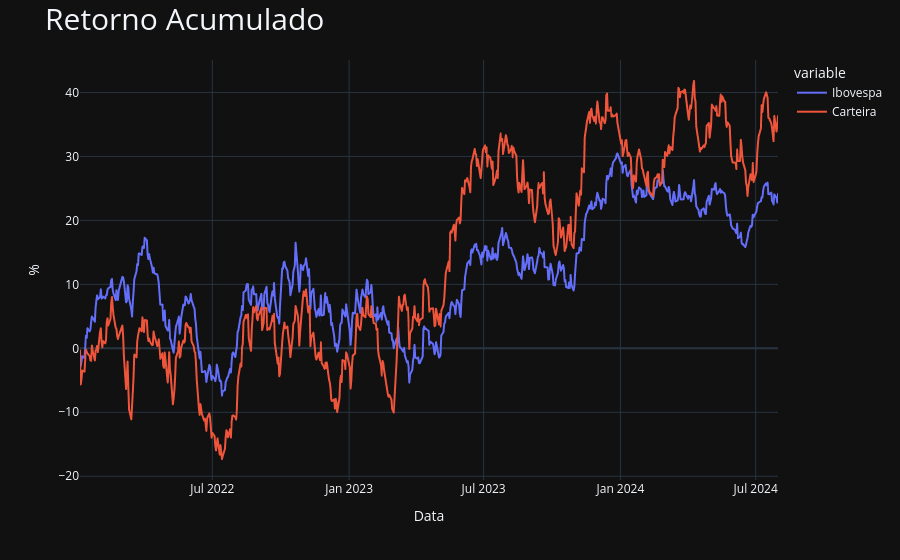
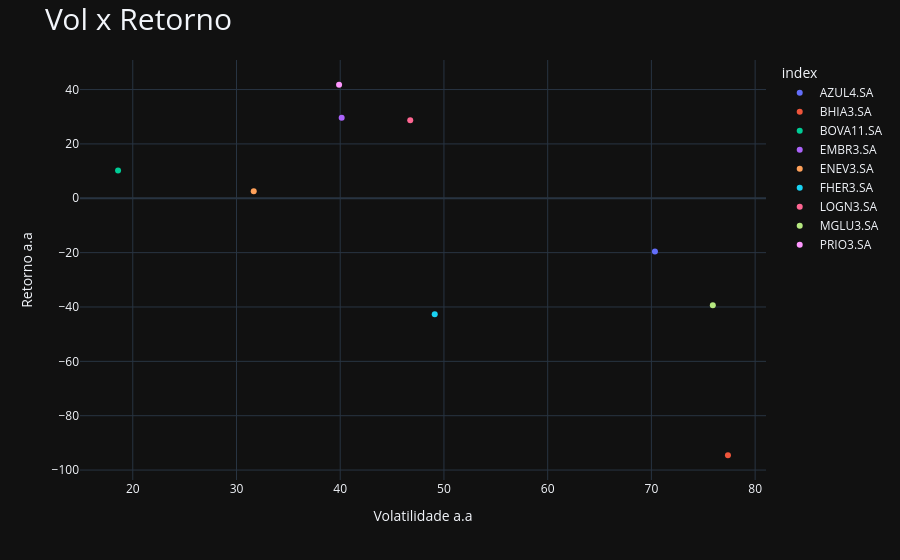

Source (notebook cell) for these figures, in order:
### Markdown cell above
## Parte 3: Gráficos &  Métricas

### Code cell
# calcula o retorno acumulado do portfólio ótimo
acumulado_carteira = (1 + retornos.dot(pesos_otimos)).cumprod() - 1
acumulado_carteira = acumulado_carteira * 100 # multiplica por 100 para melhor visualização

# calcula o retorno acumulado do ibovespa (BOVA11)
acumulado_ibov = (1 + retornos["BOVA11.SA"]).cumprod() - 1
acumulado_ibov = acumulado_ibov * 100

acumulado_total = pd.concat([acumulado_ibov,acumulado_carteira],axis=1)
acumulado_total.rename(columns={'BOVA11.SA':"Ibovespa",0:"Carteira"},inplace=True)
#acumulado_total.reset_index(inplace=True)

# desenha o gráfico de retorno acumulado para o período
grafico = px.line(acumulado_total,x=acumulado_total.index, y =["Ibovespa","Carteira"],template="plotly_dark") 
grafico.update_layout(title_font_size=30,title_text= "Retorno Acumulado",xaxis_title="Data",yaxis_title="%") # customização do gráfico
grafico.show()

# desenha o gráfico de Vol x Retorno
grafico_2 = px.scatter(ativos_info,x="Volatilidade Anualizada",y="Retornos Médios Anualizados",color=ativos_info.index,template="plotly_dark")
grafico_2.update_layout(title_font_size=30,title_text="Vol x Retorno",xaxis_title="Volatilidade a.a",yaxis_title="Retorno a.a")
grafico_2.show()

### Figure 1 — Plotly figure (JSON) as saved in the notebook; plotly's stock layout.template omitted (floating-point values rounded to 4 significant figures; data arrays with more than 128 entries replaced by an {"elided": "..."} marker saying what was removed)
{"data": [{"hovertemplate": "variable=Ibovespa<br>Date=%{x}<br>value=%{y}<extra></extra>", "legendgroup": "Ibovespa", "line": {"color": "#636efa", "dash": "solid"}, "marker": {"symbol": "circle"}, "mode": "lines", "name": "Ibovespa", "showlegend": true, "type": "scattergl", "x": {"elided": "644 str values"}, "xaxis": "x", "y": {"elided": "644 float values"}, "yaxis": "y"}, {"hovertemplate": "variable=Carteira<br>Date=%{x}<br>value=%{y}<extra></extra>", "legendgroup": "Carteira", "line": {"color": "#EF553B", "dash": "solid"}, "marker": {"symbol": "circle"}, "mode": "lines", "name": "Carteira", "showlegend": true, "type": "scattergl", "x": {"elided": "644 str values"}, "xaxis": "x", "y": {"elided": "644 float values"}, "yaxis": "y"}], "layout": {"autosize": true, "legend": {"title": {"text": "variable"}, "tracegroupgap": 0}, "margin": {"t": 60}, "title": {"font": {"size": 30}, "text": "Retorno Acumulado"}, "xaxis": {"anchor": "y", "autorange": true, "domain": [0, 1], "range": ["2022-01-04", "2024-07-31"], "title": {"text": "Data"}, "type": "date"}, "yaxis": {"anchor": "x", "autorange": true, "domain": [0, 1], "range": [-20.59, 45.08], "title": {"text": "%"}, "type": "linear"}}}

### Figure 2 — Plotly figure (JSON) as saved in the notebook; plotly's stock layout.template omitted (floating-point values rounded to 4 significant figures)
{"data": [{"hovertemplate": "index=AZUL4.SA<br>Volatilidade Anualizada=%{x}<br>Retornos Médios Anualizados=%{y}<extra></extra>", "legendgroup": "AZUL4.SA", "marker": {"color": "#636efa", "symbol": "circle"}, "mode": "markers", "name": "AZUL4.SA", "orientation": "v", "showlegend": true, "type": "scatter", "x": [70.34], "xaxis": "x", "y": [-19.61], "yaxis": "y"}, {"hovertemplate": "index=BHIA3.SA<br>Volatilidade Anualizada=%{x}<br>Retornos Médios Anualizados=%{y}<extra></extra>", "legendgroup": "BHIA3.SA", "marker": {"color": "#EF553B", "symbol": "circle"}, "mode": "markers", "name": "BHIA3.SA", "orientation": "v", "showlegend": true, "type": "scatter", "x": [77.38], "xaxis": "x", "y": [-94.55], "yaxis": "y"}, {"hovertemplate": "index=BOVA11.SA<br>Volatilidade Anualizada=%{x}<br>Retornos Médios Anualizados=%{y}<extra></extra>", "legendgroup": "BOVA11.SA", "marker": {"color": "#00cc96", "symbol": "circle"}, "mode": "markers", "name": "BOVA11.SA", "orientation": "v", "showlegend": true, "type": "scatter", "x": [18.58], "xaxis": "x", "y": [10.18], "yaxis": "y"}, {"hovertemplate": "index=EMBR3.SA<br>Volatilidade Anualizada=%{x}<br>Retornos Médios Anualizados=%{y}<extra></extra>", "legendgroup": "EMBR3.SA", "marker": {"color": "#ab63fa", "symbol": "circle"}, "mode": "markers", "name": "EMBR3.SA", "orientation": "v", "showlegend": true, "type": "scatter", "x": [40.14], "xaxis": "x", "y": [29.67], "yaxis": "y"}, {"hovertemplate": "index=ENEV3.SA<br>Volatilidade Anualizada=%{x}<br>Retornos Médios Anualizados=%{y}<extra></extra>", "legendgroup": "ENEV3.SA", "marker": {"color": "#FFA15A", "symbol": "circle"}, "mode": "markers", "name": "ENEV3.SA", "orientation": "v", "showlegend": true, "type": "scatter", "x": [31.66], "xaxis": "x", "y": [2.55], "yaxis": "y"}, {"hovertemplate": "index=FHER3.SA<br>Volatilidade Anualizada=%{x}<br>Retornos Médios Anualizados=%{y}<extra></extra>", "legendgroup": "FHER3.SA", "marker": {"color": "#19d3f3", "symbol": "circle"}, "mode": "markers", "name": "FHER3.SA", "orientation": "v", "showlegend": true, "type": "scatter", "x": [49.11], "xaxis": "x", "y": [-42.71], "yaxis": "y"}, {"hovertemplate": "index=LOGN3.SA<br>Volatilidade Anualizada=%{x}<br>Retornos Médios Anualizados=%{y}<extra></extra>", "legendgroup": "LOGN3.SA", "marker": {"color": "#FF6692", "symbol": "circle"}, "mode": "markers", "name": "LOGN3.SA", "orientation": "v", "showlegend": true, "type": "scatter", "x": [46.75], "xaxis": "x", "y": [28.75], "yaxis": "y"}, {"hovertemplate": "index=MGLU3.SA<br>Volatilidade Anualizada=%{x}<br>Retornos Médios Anualizados=%{y}<extra></extra>", "legendgroup": "MGLU3.SA", "marker": {"color": "#B6E880", "symbol": "circle"}, "mode": "markers", "name": "MGLU3.SA", "orientation": "v", "showlegend": true, "type": "scatter", "x": [75.92], "xaxis": "x", "y": [-39.38], "yaxis": "y"}, {"hovertemplate": "index=PRIO3.SA<br>Volatilidade Anualizada=%{x}<br>Retornos Médios Anualizados=%{y}<extra></extra>", "legendgroup": "PRIO3.SA", "marker": {"color": "#FF97FF", "symbol": "circle"}, "mode": "markers", "name": "PRIO3.SA", "orientation": "v", "showlegend": true, "type": "scatter", "x": [39.89], "xaxis": "x", "y": [41.77], "yaxis": "y"}], "layout": {"autosize": true, "legend": {"title": {"text": "index"}, "tracegroupgap": 0}, "margin": {"t": 60}, "title": {"font": {"size": 30}, "text": "Vol x Retorno"}, "xaxis": {"anchor": "y", "autorange": true, "domain": [0, 1], "range": [14.55, 81.41], "title": {"text": "Volatilidade a.a"}, "type": "linear"}, "yaxis": {"anchor": "x", "autorange": true, "domain": [0, 1], "range": [-105.1, 52.32], "title": {"text": "Retorno a.a"}, "type": "linear"}}}
